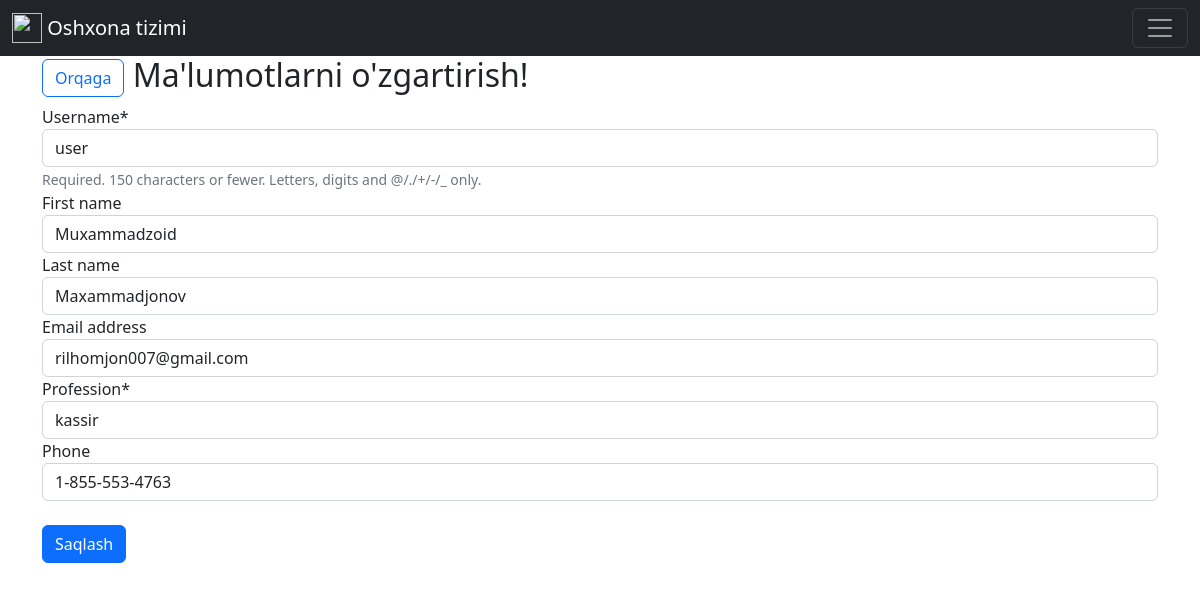
/accounts/admin/edit/2, run on the app's committed database.
### accounts/models.py (models this page shows)
class EmployeeUser(AbstractUser):
    phone = models.CharField(max_length=20, null=True, blank=True)
    STATUS = (
        ('cashier', ('kassir')),
        ('chef', ('oshpaz')),
        ('accountant', ('buxgalter')),
    )
    profession = models.CharField(
        max_length=32,
        choices=STATUS,
        default='cashier',
    )

### accounts/views.py (the view, shortened to what this page needs)
# urls.py: path('admin/edit/<int:pk>', AdminUserChangeView.as_view(), name='admin_edit'),
class AdminUserChangeView(UpdateView, LoginRequiredMixin, UserPassesTestMixin):
    model = EmployeeUser
    fields = ['username', 'first_name', 'last_name', 'email', 'profession', 'phone']
    template_name = 'admin_page/edit_user.html'
    success_url = reverse_lazy('users')

### template/admin_page/edit_user.html (shortened to what this page needs)
{% extends 'admin_page/admin.html' %}
{% load crispy_forms_tags %}
{% block content %}
<h2><a href="{% url 'users' %}" class="btn btn-outline-primary">Orqaga</a>
    Ma'lumotlarni o'zgartirish!</h2>
    <form method="post">
        {{ form|crispy }}<br>
<button type="button" class="btn btn-primary" data-bs-toggle="modal" data-bs-target="#exampleModal">
  Saqlash
</button>
    </form>
{% endblock content %}

### data on the page
EmployeeUser: username "user", first_name "Muxammadzoid", last_name "Maxammadjonov", email "rilhomjon007@gmail.com", profession "kassir", phone "1-855-553-4763"
